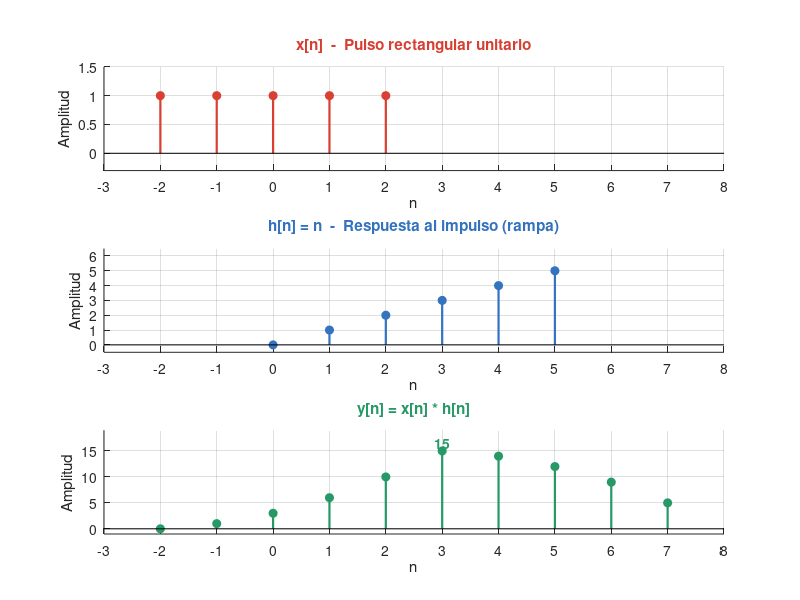

Write MATLAB code to recreate this figure.
% EJERCICIO 1 - Análisis Numérico (Convolución Discreta)
clc; clear; close all;

% ---------- Señal de entrada x[n] ----------
% Pulso rectangular unitario: nx guarda el intervalo donde x es no nula
nx = -2:2;                  % incluye n negativos y positivos
x  = ones(1, length(nx));   % valor 1 en todo nx

% ---------- Respuesta al impulso h[n] ----------
nh = 0:5;                   % arranca en n = 0, todos positivos
h  = nh;                    % h[n] = n (rampa)

% ---------- Convolución ----------
y  = conv(x, h);
ny = (nx(1) + nh(1)) : (nx(end) + nh(end));   % el soporte de y arranca en nx(1)+nh(1)
% largo(y) = largo(x) + largo(h) - 1  ->  5 + 6 - 1 = 10 muestras

disp('    n     y[n]');
disp([ny' y']);

% ---------- Escala común para los 3 gráficos ----------
nmin = min([nx(1), nh(1), ny(1)]);
nmax = max([nx(end), nh(end), ny(end)]);
lim_n = [nmin-1, nmax+1];

% ---------- Gráficos ----------
c_x = [0.85 0.25 0.20];   % rojo ladrillo
c_h = [0.20 0.45 0.75];   % azul medio
c_y = [0.15 0.60 0.40];   % verde oscuro

figure('Name', 'Convolución Discreta', 'NumberTitle', 'off', ...
       'Color', 'white', 'Position', [120 80 780 620]);

% x[n]
subplot(3,1,1);
stem(nx, x, 'filled', 'LineWidth', 1.6, 'Color', c_x, 'MarkerSize', 6, ...
     'MarkerFaceColor', c_x, 'MarkerEdgeColor', c_x);
title('x[n]  -  Pulso rectangular unitario', 'FontWeight', 'bold', 'Color', c_x);
xlabel('n'); ylabel('Amplitud');
xlim(lim_n); ylim([-0.3 1.5]);
grid on; set(gca, 'Box', 'off', 'XTick', nmin-1:nmax+1);

% h[n]
subplot(3,1,2);
stem(nh, h, 'filled', 'LineWidth', 1.6, 'Color', c_h, 'MarkerSize', 6, ...
     'MarkerFaceColor', c_h, 'MarkerEdgeColor', c_h);
title('h[n] = n  -  Respuesta al impulso (rampa)', 'FontWeight', 'bold', 'Color', c_h);
xlabel('n'); ylabel('Amplitud');
xlim(lim_n); ylim([-0.5 max(h)+1.5]);
grid on; set(gca, 'Box', 'off', 'XTick', nmin-1:nmax+1);

% y[n]
subplot(3,1,3);
stem(ny, y, 'filled', 'LineWidth', 1.6, 'Color', c_y, 'MarkerSize', 6, ...
     'MarkerFaceColor', c_y, 'MarkerEdgeColor', c_y);
[val_max, idx_max] = max(y);
text(ny(idx_max), val_max + 1.5, sprintf('%g', val_max), ...
     'HorizontalAlignment', 'center', 'Color', c_y, 'FontWeight', 'bold');
title('y[n] = x[n] * h[n]', 'FontWeight', 'bold', 'Color', c_y);
xlabel('n'); ylabel('Amplitud');
xlim(lim_n); ylim([-1 max(y)+4]);
grid on; set(gca, 'Box', 'off', 'XTick', nmin-1:nmax+1);

% Título general (sgtitle no existe en algunas versiones de Octave)
if exist('sgtitle')
  sgtitle('Ejercicio 1 - Convolución de señales discretas', 'FontWeight', 'bold');
else
  set(gcf, 'Name', 'Ejercicio 1 - Convolución de señales discretas');
end
